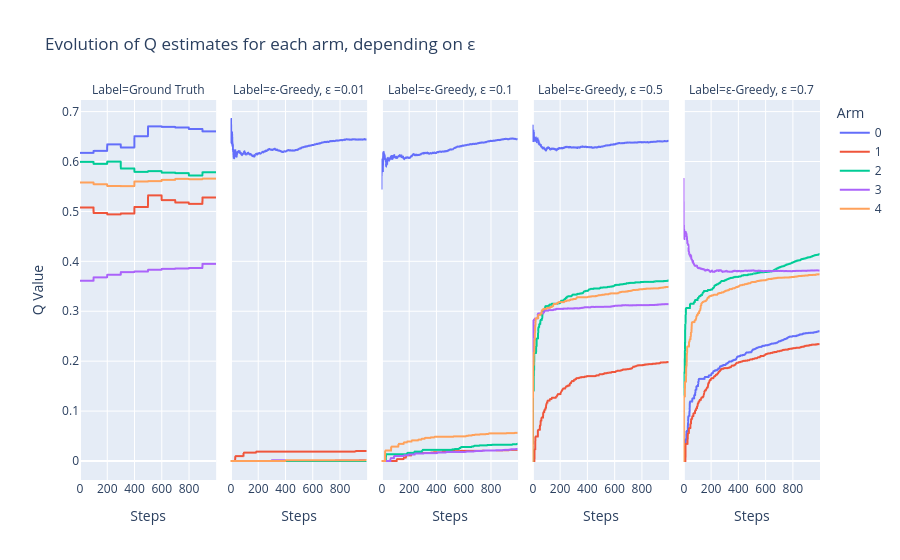

Write notebook code for a chart like this one.
### Code cell
def plot_Q_evolution(Q_t):
    """
    Plots the Q-values for each arm over time.
    Parameters:
    Q_t (DataFrame): DataFrame containing Q-values for each arm.    
    """
    Q_melt = Q_t.reset_index(names=["Steps"])\
       .melt(id_vars=["Steps","Label"], var_name="Arm", value_name="Q Value")
    fig = px.line(Q_melt, x="Steps", y="Q Value", color="Arm",
                  facet_col="Label",
                  #width=800, height=400
                  title=f"Evolution of Q estimates for each arm, depending on ε")
    fig.show()

plot_Q_evolution(Q_t_eps)

### Figure 1 — Plotly figure (JSON) as saved in the notebook; plotly's stock layout.template omitted (floating-point values rounded to 4 significant figures; data arrays with more than 128 entries replaced by an {"elided": "..."} marker saying what was removed)
{"data": [{"hovertemplate": "Arm=0<br>Label=Ground Truth<br>Steps=%{x}<br>Q Value=%{y}<extra></extra>", "legendgroup": "0", "line": {"color": "#636efa", "dash": "solid"}, "marker": {"symbol": "circle"}, "mode": "lines", "name": "0", "showlegend": true, "type": "scattergl", "x": {"elided": "1000 int values"}, "xaxis": "x", "y": {"elided": "1000 float values"}, "yaxis": "y"}, {"hovertemplate": "Arm=0<br>Label=ε-Greedy, ε =0.01<br>Steps=%{x}<br>Q Value=%{y}<extra></extra>", "legendgroup": "0", "line": {"color": "#636efa", "dash": "solid"}, "marker": {"symbol": "circle"}, "mode": "lines", "name": "0", "showlegend": false, "type": "scattergl", "x": {"elided": "1000 int values"}, "xaxis": "x2", "y": {"elided": "1000 float values"}, "yaxis": "y2"}, {"hovertemplate": "Arm=0<br>Label=ε-Greedy, ε =0.1<br>Steps=%{x}<br>Q Value=%{y}<extra></extra>", "legendgroup": "0", "line": {"color": "#636efa", "dash": "solid"}, "marker": {"symbol": "circle"}, "mode": "lines", "name": "0", "showlegend": false, "type": "scattergl", "x": {"elided": "1000 int values"}, "xaxis": "x3", "y": {"elided": "1000 float values"}, "yaxis": "y3"}, {"hovertemplate": "Arm=0<br>Label=ε-Greedy, ε =0.5<br>Steps=%{x}<br>Q Value=%{y}<extra></extra>", "legendgroup": "0", "line": {"color": "#636efa", "dash": "solid"}, "marker": {"symbol": "circle"}, "mode": "lines", "name": "0", "showlegend": false, "type": "scattergl", "x": {"elided": "1000 int values"}, "xaxis": "x4", "y": {"elided": "1000 float values"}, "yaxis": "y4"}, {"hovertemplate": "Arm=0<br>Label=ε-Greedy, ε =0.7<br>Steps=%{x}<br>Q Value=%{y}<extra></extra>", "legendgroup": "0", "line": {"color": "#636efa", "dash": "solid"}, "marker": {"symbol": "circle"}, "mode": "lines", "name": "0", "showlegend": false, "type": "scattergl", "x": {"elided": "1000 int values"}, "xaxis": "x5", "y": {"elided": "1000 float values"}, "yaxis": "y5"}, {"hovertemplate": "Arm=1<br>Label=Ground Truth<br>Steps=%{x}<br>Q Value=%{y}<extra></extra>", "legendgroup": "1", "line": {"color": "#EF553B", "dash": "solid"}, "marker": {"symbol": "circle"}, "mode": "lines", "name": "1", "showlegend": true, "type": "scattergl", "x": {"elided": "1000 int values"}, "xaxis": "x", "y": {"elided": "1000 float values"}, "yaxis": "y"}, {"hovertemplate": "Arm=1<br>Label=ε-Greedy, ε =0.01<br>Steps=%{x}<br>Q Value=%{y}<extra></extra>", "legendgroup": "1", "line": {"color": "#EF553B", "dash": "solid"}, "marker": {"symbol": "circle"}, "mode": "lines", "name": "1", "showlegend": false, "type": "scattergl", "x": {"elided": "1000 int values"}, "xaxis": "x2", "y": {"elided": "1000 float values"}, "yaxis": "y2"}, {"hovertemplate": "Arm=1<br>Label=ε-Greedy, ε =0.1<br>Steps=%{x}<br>Q Value=%{y}<extra></extra>", "legendgroup": "1", "line": {"color": "#EF553B", "dash": "solid"}, "marker": {"symbol": "circle"}, "mode": "lines", "name": "1", "showlegend": false, "type": "scattergl", "x": {"elided": "1000 int values"}, "xaxis": "x3", "y": {"elided": "1000 float values"}, "yaxis": "y3"}, {"hovertemplate": "Arm=1<br>Label=ε-Greedy, ε =0.5<br>Steps=%{x}<br>Q Value=%{y}<extra></extra>", "legendgroup": "1", "line": {"color": "#EF553B", "dash": "solid"}, "marker": {"symbol": "circle"}, "mode": "lines", "name": "1", "showlegend": false, "type": "scattergl", "x": {"elided": "1000 int values"}, "xaxis": "x4", "y": {"elided": "1000 float values"}, "yaxis": "y4"}, {"hovertemplate": "Arm=1<br>Label=ε-Greedy, ε =0.7<br>Steps=%{x}<br>Q Value=%{y}<extra></extra>", "legendgroup": "1", "line": {"color": "#EF553B", "dash": "solid"}, "marker": {"symbol": "circle"}, "mode": "lines", "name": "1", "showlegend": false, "type": "scattergl", "x": {"elided": "1000 int values"}, "xaxis": "x5", "y": {"elided": "1000 float values"}, "yaxis": "y5"}, {"hovertemplate": "Arm=2<br>Label=Ground Truth<br>Steps=%{x}<br>Q Value=%{y}<extra></extra>", "legendgroup": "2", "line": {"color": "#00cc96", "dash": "solid"}, "marker": {"symbol": "circle"}, "mode": "lines", "name": "2", "showlegend": true, "type": "scattergl", "x": {"elided": "1000 int values"}, "xaxis": "x", "y": {"elided": "1000 float values"}, "yaxis": "y"}, {"hovertemplate": "Arm=2<br>Label=ε-Greedy, ε =0.01<br>Steps=%{x}<br>Q Value=%{y}<extra></extra>", "legendgroup": "2", "line": {"color": "#00cc96", "dash": "solid"}, "marker": {"symbol": "circle"}, "mode": "lines", "name": "2", "showlegend": false, "type": "scattergl", "x": {"elided": "1000 int values"}, "xaxis": "x2", "y": {"elided": "1000 int values"}, "yaxis": "y2"}, {"hovertemplate": "Arm=2<br>Label=ε-Greedy, ε =0.1<br>Steps=%{x}<br>Q Value=%{y}<extra></extra>", "legendgroup": "2", "line": {"color": "#00cc96", "dash": "solid"}, "marker": {"symbol": "circle"}, "mode": "lines", "name": "2", "showlegend": false, "type": "scattergl", "x": {"elided": "1000 int values"}, "xaxis": "x3", "y": {"elided": "1000 float values"}, "yaxis": "y3"}, {"hovertemplate": "Arm=2<br>Label=ε-Greedy, ε =0.5<br>Steps=%{x}<br>Q Value=%{y}<extra></extra>", "legendgroup": "2", "line": {"color": "#00cc96", "dash": "solid"}, "marker": {"symbol": "circle"}, "mode": "lines", "name": "2", "showlegend": false, "type": "scattergl", "x": {"elided": "1000 int values"}, "xaxis": "x4", "y": {"elided": "1000 float values"}, "yaxis": "y4"}, {"hovertemplate": "Arm=2<br>Label=ε-Greedy, ε =0.7<br>Steps=%{x}<br>Q Value=%{y}<extra></extra>", "legendgroup": "2", "line": {"color": "#00cc96", "dash": "solid"}, "marker": {"symbol": "circle"}, "mode": "lines", "name": "2", "showlegend": false, "type": "scattergl", "x": {"elided": "1000 int values"}, "xaxis": "x5", "y": {"elided": "1000 float values"}, "yaxis": "y5"}, {"hovertemplate": "Arm=3<br>Label=Ground Truth<br>Steps=%{x}<br>Q Value=%{y}<extra></extra>", "legendgroup": "3", "line": {"color": "#ab63fa", "dash": "solid"}, "marker": {"symbol": "circle"}, "mode": "lines", "name": "3", "showlegend": true, "type": "scattergl", "x": {"elided": "1000 int values"}, "xaxis": "x", "y": {"elided": "1000 float values"}, "yaxis": "y"}, {"hovertemplate": "Arm=3<br>Label=ε-Greedy, ε =0.01<br>Steps=%{x}<br>Q Value=%{y}<extra></extra>", "legendgroup": "3", "line": {"color": "#ab63fa", "dash": "solid"}, "marker": {"symbol": "circle"}, "mode": "lines", "name": "3", "showlegend": false, "type": "scattergl", "x": {"elided": "1000 int values"}, "xaxis": "x2", "y": {"elided": "1000 float values"}, "yaxis": "y2"}, {"hovertemplate": "Arm=3<br>Label=ε-Greedy, ε =0.1<br>Steps=%{x}<br>Q Value=%{y}<extra></extra>", "legendgroup": "3", "line": {"color": "#ab63fa", "dash": "solid"}, "marker": {"symbol": "circle"}, "mode": "lines", "name": "3", "showlegend": false, "type": "scattergl", "x": {"elided": "1000 int values"}, "xaxis": "x3", "y": {"elided": "1000 float values"}, "yaxis": "y3"}, {"hovertemplate": "Arm=3<br>Label=ε-Greedy, ε =0.5<br>Steps=%{x}<br>Q Value=%{y}<extra></extra>", "legendgroup": "3", "line": {"color": "#ab63fa", "dash": "solid"}, "marker": {"symbol": "circle"}, "mode": "lines", "name": "3", "showlegend": false, "type": "scattergl", "x": {"elided": "1000 int values"}, "xaxis": "x4", "y": {"elided": "1000 float values"}, "yaxis": "y4"}, {"hovertemplate": "Arm=3<br>Label=ε-Greedy, ε =0.7<br>Steps=%{x}<br>Q Value=%{y}<extra></extra>", "legendgroup": "3", "line": {"color": "#ab63fa", "dash": "solid"}, "marker": {"symbol": "circle"}, "mode": "lines", "name": "3", "showlegend": false, "type": "scattergl", "x": {"elided": "1000 int values"}, "xaxis": "x5", "y": {"elided": "1000 float values"}, "yaxis": "y5"}, {"hovertemplate": "Arm=4<br>Label=Ground Truth<br>Steps=%{x}<br>Q Value=%{y}<extra></extra>", "legendgroup": "4", "line": {"color": "#FFA15A", "dash": "solid"}, "marker": {"symbol": "circle"}, "mode": "lines", "name": "4", "showlegend": true, "type": "scattergl", "x": {"elided": "1000 int values"}, "xaxis": "x", "y": {"elided": "1000 float values"}, "yaxis": "y"}, {"hovertemplate": "Arm=4<br>Label=ε-Greedy, ε =0.01<br>Steps=%{x}<br>Q Value=%{y}<extra></extra>", "legendgroup": "4", "line": {"color": "#FFA15A", "dash": "solid"}, "marker": {"symbol": "circle"}, "mode": "lines", "name": "4", "showlegend": false, "type": "scattergl", "x": {"elided": "1000 int values"}, "xaxis": "x2", "y": {"elided": "1000 float values"}, "yaxis": "y2"}, {"hovertemplate": "Arm=4<br>Label=ε-Greedy, ε =0.1<br>Steps=%{x}<br>Q Value=%{y}<extra></extra>", "legendgroup": "4", "line": {"color": "#FFA15A", "dash": "solid"}, "marker": {"symbol": "circle"}, "mode": "lines", "name": "4", "showlegend": false, "type": "scattergl", "x": {"elided": "1000 int values"}, "xaxis": "x3", "y": {"elided": "1000 float values"}, "yaxis": "y3"}, {"hovertemplate": "Arm=4<br>Label=ε-Greedy, ε =0.5<br>Steps=%{x}<br>Q Value=%{y}<extra></extra>", "legendgroup": "4", "line": {"color": "#FFA15A", "dash": "solid"}, "marker": {"symbol": "circle"}, "mode": "lines", "name": "4", "showlegend": false, "type": "scattergl", "x": {"elided": "1000 int values"}, "xaxis": "x4", "y": {"elided": "1000 float values"}, "yaxis": "y4"}, {"hovertemplate": "Arm=4<br>Label=ε-Greedy, ε =0.7<br>Steps=%{x}<br>Q Value=%{y}<extra></extra>", "legendgroup": "4", "line": {"color": "#FFA15A", "dash": "solid"}, "marker": {"symbol": "circle"}, "mode": "lines", "name": "4", "showlegend": false, "type": "scattergl", "x": {"elided": "1000 int values"}, "xaxis": "x5", "y": {"elided": "1000 float values"}, "yaxis": "y5"}], "layout": {"annotations": [{"font": {}, "showarrow": false, "text": "Label=Ground Truth", "x": 0.092, "xanchor": "center", "xref": "paper", "y": 1, "yanchor": "bottom", "yref": "paper"}, {"font": {}, "showarrow": false, "text": "Label=ε-Greedy, ε =0.01", "x": 0.296, "xanchor": "center", "xref": "paper", "y": 1, "yanchor": "bottom", "yref": "paper"}, {"font": {}, "showarrow": false, "text": "Label=ε-Greedy, ε =0.1", "x": 0.5, "xanchor": "center", "xref": "paper", "y": 1, "yanchor": "bottom", "yref": "paper"}, {"font": {}, "showarrow": false, "text": "Label=ε-Greedy, ε =0.5", "x": 0.704, "xanchor": "center", "xref": "paper", "y": 1, "yanchor": "bottom", "yref": "paper"}, {"font": {}, "showarrow": false, "text": "Label=ε-Greedy, ε =0.7", "x": 0.908, "xanchor": "center", "xref": "paper", "y": 1, "yanchor": "bottom", "yref": "paper"}], "legend": {"title": {"text": "Arm"}, "tracegroupgap": 0}, "title": {"text": "Evolution of Q estimates for each arm, depending on ε"}, "xaxis": {"anchor": "y", "domain": [0, 0.184], "title": {"text": "Steps"}}, "xaxis2": {"anchor": "y2", "domain": [0.204, 0.388], "matches": "x", "title": {"text": "Steps"}}, "xaxis3": {"anchor": "y3", "domain": [0.408, 0.592], "matches": "x", "title": {"text": "Steps"}}, "xaxis4": {"anchor": "y4", "domain": [0.612, 0.796], "matches": "x", "title": {"text": "Steps"}}, "xaxis5": {"anchor": "y5", "domain": [0.816, 1], "matches": "x", "title": {"text": "Steps"}}, "yaxis": {"anchor": "x", "domain": [0, 1], "title": {"text": "Q Value"}}, "yaxis2": {"anchor": "x2", "domain": [0, 1], "matches": "y", "showticklabels": false}, "yaxis3": {"anchor": "x3", "domain": [0, 1], "matches": "y", "showticklabels": false}, "yaxis4": {"anchor": "x4", "domain": [0, 1], "matches": "y", "showticklabels": false}, "yaxis5": {"anchor": "x5", "domain": [0, 1], "matches": "y", "showticklabels": false}}}
